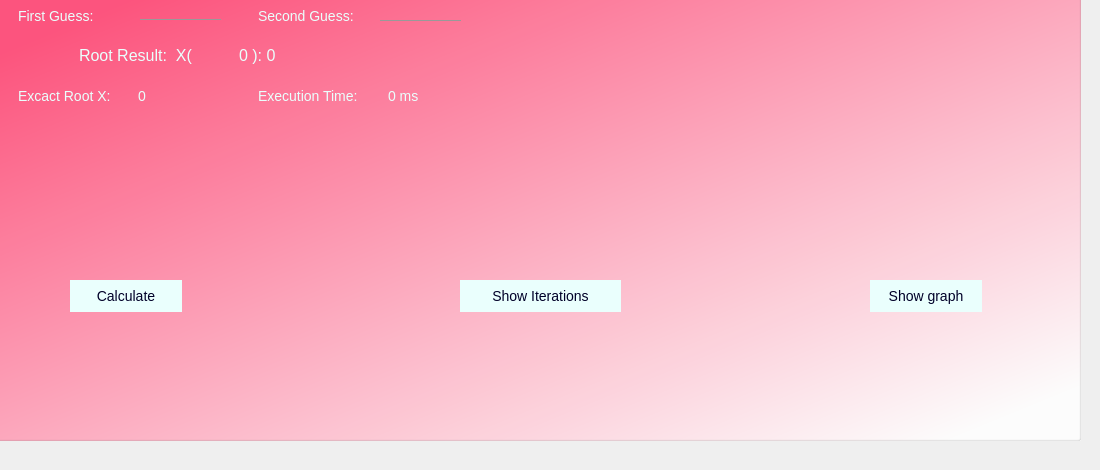
    <widget class="QWidget" name="tab_2">
     <attribute name="title">
      <string>Secant</string>
     </attribute>
     <widget class="QGroupBox" name="groupBox_5">
      <property name="geometry">
       <rect>
        <x>-10</x>
        <y>-20</y>
        <width>1091</width>
        <height>461</height>
       </rect>
      </property>
      <property name="styleSheet">
       <string notr="true">background-color:qlineargradient(spread:pad, x1:0.078, y1:0.0909091, x2:0.921466, y2:0.96, stop:0 rgba(255, 85, 127, 255), stop:1 rgba(255, 255, 255, 255));
</string>
      </property>
      <property name="title">
       <string/>
      </property>
      <widget class="QLabel" name="label_15">
       <property name="geometry">
        <rect>
         <x>20</x>
         <y>20</y>
         <width>121</width>
         <height>31</height>
        </rect>
       </property>
       <property name="styleSheet">
        <string notr="true">background: transparent;
color: rgb(234, 255, 253);
margin: 5px;
font-size: 14px;
font-family: &quot;Lucida Console&quot;, &quot;Courier New&quot;, monospace;
color: rgb(234, 255, 253);
border: none;</string>
       </property>
       <property name="text">
        <string>First Guess:</string>
       </property>
      </widget>
      <widget class="QLineEdit" name="secantFirstGuess">
       <property name="geometry">
        <rect>
         <x>150</x>
         <y>20</y>
         <width>81</width>
         <height>20</height>
        </rect>
       </property>
       <property name="styleSheet">
        <string notr="true">border: 0;
border-bottom: 1px solid #999;
background: transparent;
outline: none;
font-size: 14px;
font-family: &quot;Lucida Console&quot;, &quot;Courier New&quot;, monospace;
color: rgb(234, 255, 253);</string>
       </property>
       <property name="inputMask">
        <string/>
       </property>
       <property name="text">
        <string/>
       </property>
      </widget>
      <widget class="QLabel" name="label_24">
       <property name="geometry">
        <rect>
         <x>260</x>
         <y>20</y>
         <width>121</width>
         <height>31</height>
        </rect>
       </property>
       <property name="styleSheet">
        <string notr="true">background: transparent;
color: rgb(234, 255, 253);
margin: 5px;
font-size: 14px;
font-family: &quot;Lucida Console&quot;, &quot;Courier New&quot;, monospace;
color: rgb(234, 255, 253);
border: none;</string>
       </property>
       <property name="text">
        <string>Second Guess:</string>
       </property>
      </widget>
      <widget class="QLineEdit" name="secantSecondGuess">
       <property name="geometry">
        <rect>
         <x>390</x>
         <y>20</y>
         <width>81</width>
         <height>21</height>
        </rect>
       </property>
       <property name="styleSheet">
        <string notr="true">border: 0;
border-bottom: 1px solid #999;
background: transparent;
outline: none;
font-size: 14px;
font-family: &quot;Lucida Console&quot;, &quot;Courier New&quot;, monospace;
color: rgb(234, 255, 253);</string>
       </property>
       <property name="inputMask">
        <string/>
       </property>
       <property name="text">
        <string/>
       </property>
      </widget>
      <widget class="QPushButton" name="secantCalcBtn">
       <property name="geometry">
        <rect>
         <x>80</x>
         <y>300</y>
         <width>112</width>
         <height>32</height>
        </rect>
       </property>
       <property name="styleSheet">
        <string notr="true">border-radius: 50px;
background-color: rgb(234, 255, 253);
font-size: 14px;
font-family: &quot;Lucida Console&quot;, &quot;Courier New&quot;, monospace;
color: rgb(0, 0, 40);</string>
       </property>
       <property name="text">
        <string>Calculate</string>
       </property>
      </widget>
      <widget class="QPushButton" name="secantShowIterBtn">
       <property name="geometry">
        <rect>
         <x>470</x>
         <y>300</y>
         <width>161</width>
         <height>32</height>
        </rect>
       </property>
       <property name="styleSheet">
        <string notr="true">border-radius: 50px;
background-color: rgb(234, 255, 253);
font-size: 14px;
font-family: &quot;Lucida Console&quot;, &quot;Courier New&quot;, monospace;
color: rgb(0, 0, 40);</string>
       </property>
       <property name="text">
        <string>Show Iterations</string>
       </property>
      </widget>
      <widget class="QPushButton" name="secantShowGpBtn">
       <property name="geometry">
        <rect>
         <x>880</x>
         <y>300</y>
         <width>112</width>
         <height>32</height>
        </rect>
       </property>
       <property name="styleSheet">
        <string notr="true">border-radius: 50px;
background-color: rgb(234, 255, 253);
font-size: 14px;
font-family: &quot;Lucida Console&quot;, &quot;Courier New&quot;, monospace;
color: rgb(0, 0, 40);</string>
       </property>
       <property name="text">
        <string>Show graph</string>
       </property>
      </widget>
      <widget class="QLabel" name="label_27">
       <property name="geometry">
        <rect>
         <x>80</x>
         <y>60</y>
         <width>171</width>
         <height>31</height>
        </rect>
       </property>
       <property name="styleSheet">
        <string notr="true">background: transparent;
color: rgb(234, 255, 253);
margin: 5px;
font-size: 16px;
font-family: &quot;Lucida Console&quot;, &quot;Courier New&quot;, monospace;
color: rgb(234, 255, 253);
border: none;</string>
       </property>
       <property name="text">
        <string>Root Result:  X(</string>
       </property>
      </widget>
      <widget class="QLabel" name="secantRoot">
       <property name="geometry">
        <rect>
         <x>240</x>
         <y>60</y>
         <width>141</width>
         <height>31</height>
        </rect>
       </property>
       <property name="styleSheet">
        <string notr="true">background: transparent;
color: rgb(234, 255, 253);
margin: 5px;
font-size: 16px;
font-family: &quot;Lucida Console&quot;, &quot;Courier New&quot;, monospace;
color: rgb(234, 255, 253);
border: none;</string>
       </property>
       <property name="text">
        <string>0 ): 0</string>
       </property>
      </widget>
      <widget class="QLabel" name="label_34">
       <property name="geometry">
        <rect>
         <x>20</x>
         <y>100</y>
         <width>131</width>
         <height>31</height>
        </rect>
       </property>
       <property name="styleSheet">
        <string notr="true">background: transparent;
color: rgb(234, 255, 253);
margin: 5px;
font-size: 14px;
font-family: &quot;Lucida Console&quot;, &quot;Courier New&quot;, monospace;
color: rgb(234, 255, 253);
border: none;</string>
       </property>
       <property name="text">
        <string>Excact Root X:</string>
       </property>
      </widget>
      <widget class="QLabel" name="excactRootSecant">
       <property name="geometry">
        <rect>
         <x>140</x>
         <y>100</y>
         <width>101</width>
         <height>31</height>
        </rect>
       </property>
       <property name="styleSheet">
        <string notr="true">background: transparent;
color: rgb(234, 255, 253);
margin: 5px;
font-size: 14px;
font-family: &quot;Lucida Console&quot;, &quot;Courier New&quot;, monospace;
color: rgb(234, 255, 253);
border: none;</string>
       </property>
       <property name="text">
        <string>0</string>
       </property>
      </widget>
      <widget class="QLabel" name="label_35">
       <property name="geometry">
        <rect>
         <x>260</x>
         <y>100</y>
         <width>141</width>
         <height>31</height>
        </rect>
       </property>
       <property name="styleSheet">
        <string notr="true">background: transparent;
color: rgb(234, 255, 253);
margin: 5px;
font-size: 14px;
font-family: &quot;Lucida Console&quot;, &quot;Courier New&quot;, monospace;
color: rgb(234, 255, 253);
border: none;</string>
       </property>
       <property name="text">
        <string>Execution Time:</string>
       </property>
      </widget>
      <widget class="QLabel" name="etSecant">
       <property name="geometry">
        <rect>
         <x>390</x>
         <y>100</y>
         <width>101</width>
         <height>31</height>
        </rect>
       </property>
       <property name="styleSheet">
        <string notr="true">background: transparent;
color: rgb(234, 255, 253);
margin: 5px;
font-size: 14px;
font-family: &quot;Lucida Console&quot;, &quot;Courier New&quot;, monospace;
color: rgb(234, 255, 253);
border: none;</string>
       </property>
       <property name="text">
        <string>0 ms</string>
       </property>
      </widget>
     </widget>
    </widget>
